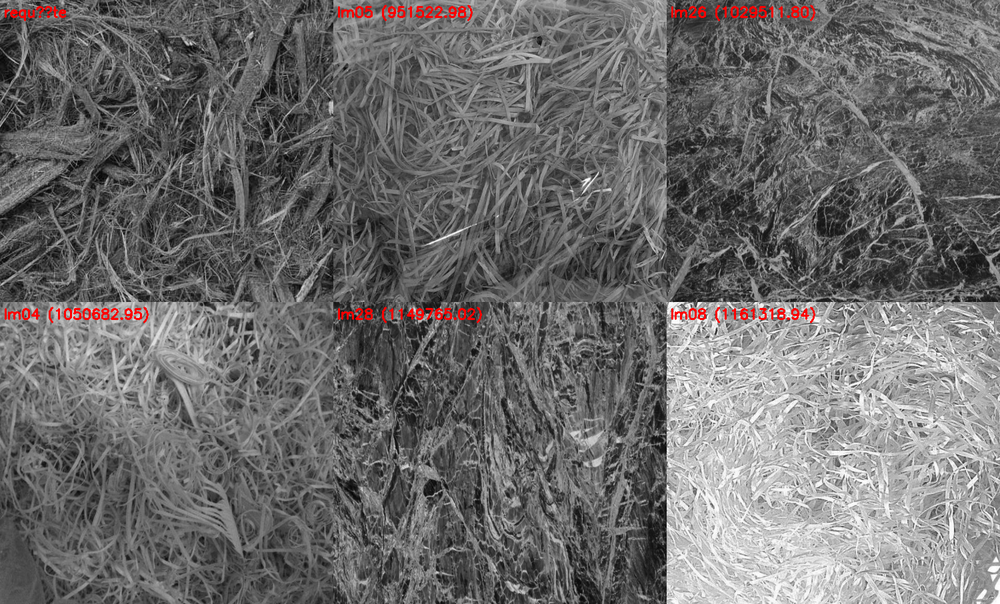
#> input picture test_Im01.png, 1000 x 604 px, shrunk from 1500 x 906 before the run; its folder holds only this picture in this run
$ python -i extract_features_textures.py   (imports and definitions only)   (older library calls are emulated)
#> lines starting #> are read from the running program, lines starting #| are printed output that depends on the picture
#> further down, picture is the input picture: shape (604, 1000, 3); mean B, G, R 108.7, 108.7, 110.2
import cv2
import numpy as np
import json
from pathlib import Path
from skimage.filters import gabor
from tqdm import tqdm

# ----------------- Fonctions Tamura -----------------

# [22 lines left out: functions tamura_contrast, tamura_coarseness, not called in this run]

def tamura_directionality(img):
    gx = cv2.Sobel(img, cv2.CV_32F, 1, 0)
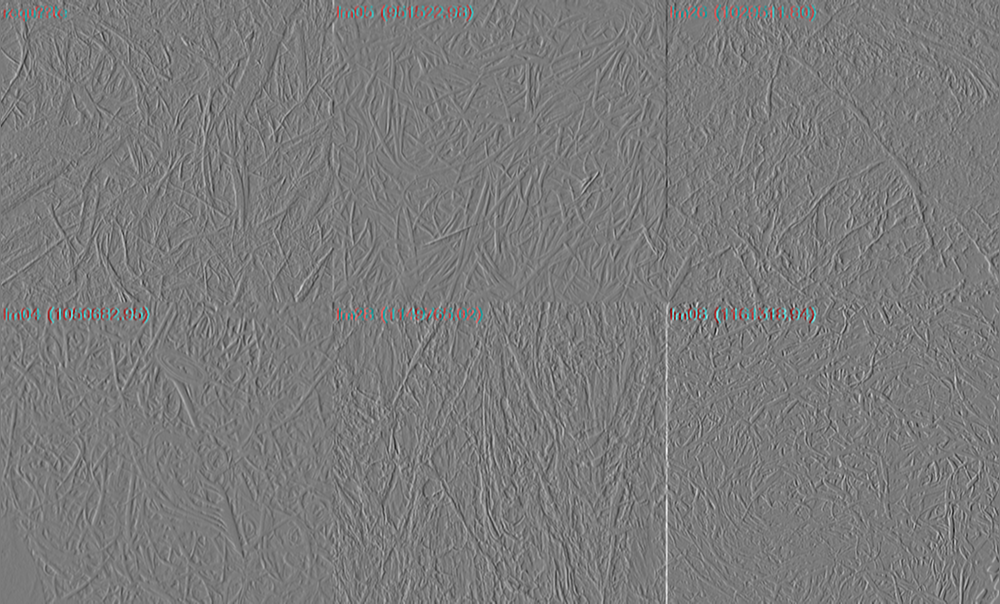
#> gx: shape (604, 1000, 3) float32; mean B, G, R 0.4, 0.4, 0.4; drawn with min black and max white
    gy = cv2.Sobel(img, cv2.CV_32F, 0, 1)
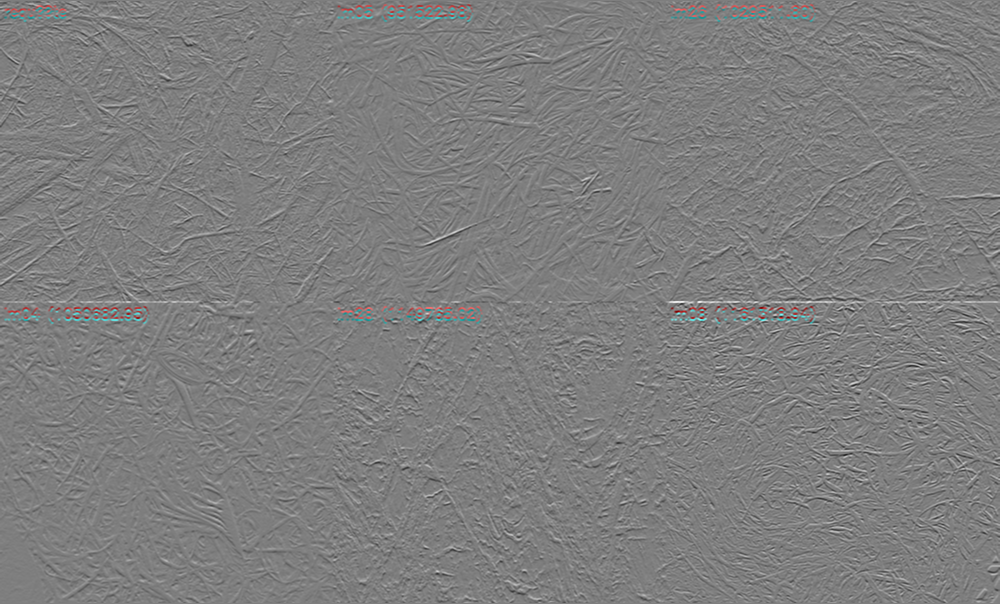
#> gy: shape (604, 1000, 3) float32; mean B, G, R 0.2, 0.2, 0.2; drawn with min black and max white
    angles = np.arctan2(gy, gx).flatten()
    hist, _ = np.histogram(angles, bins=16, range=(-np.pi, np.pi), density=True)
#> hist = [0.183, 0.159, 0.154, 0.143, 0.151, 0.136, 0.159, 0.177, 0.193, 0.169, 0.146, 0.145, 0.149, 0.135, 0.158, 0.188]
    return hist.tolist()

# ----------------- Filtres Gabor -----------------

# [44 lines left out: functions gabor_features, process_folder, not called in this run]

# ----------------- Exécution -----------------

# [2 lines not run here, left out]

>>> import cv2
>>> picture = cv2.imread('test_Im01.png')
>>> result = tamura_directionality(picture)
#> result has the same summary as hist in tamura_directionality

$ run again, on test_Im02.png
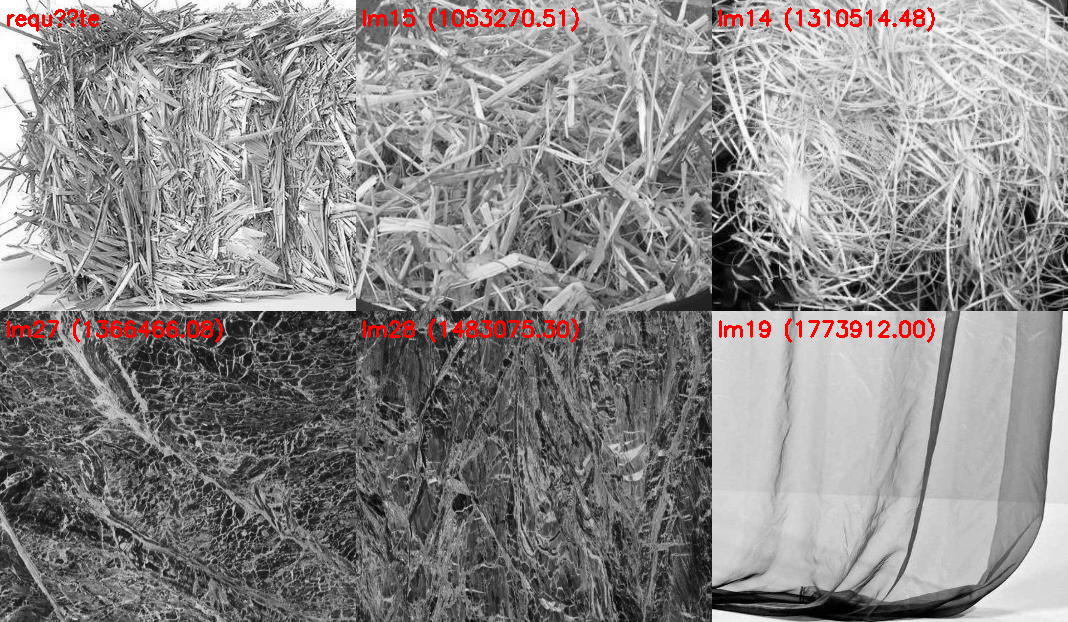
#> input picture test_Im02.png, 1068 x 622 px
#> picture is the input picture: shape (622, 1068, 3); mean B, G, R 137.1, 137.1, 140.2
#> in tamura_directionality, `gx = cv2.Sobel(img, cv2.CV_32F, 1, 0)`:
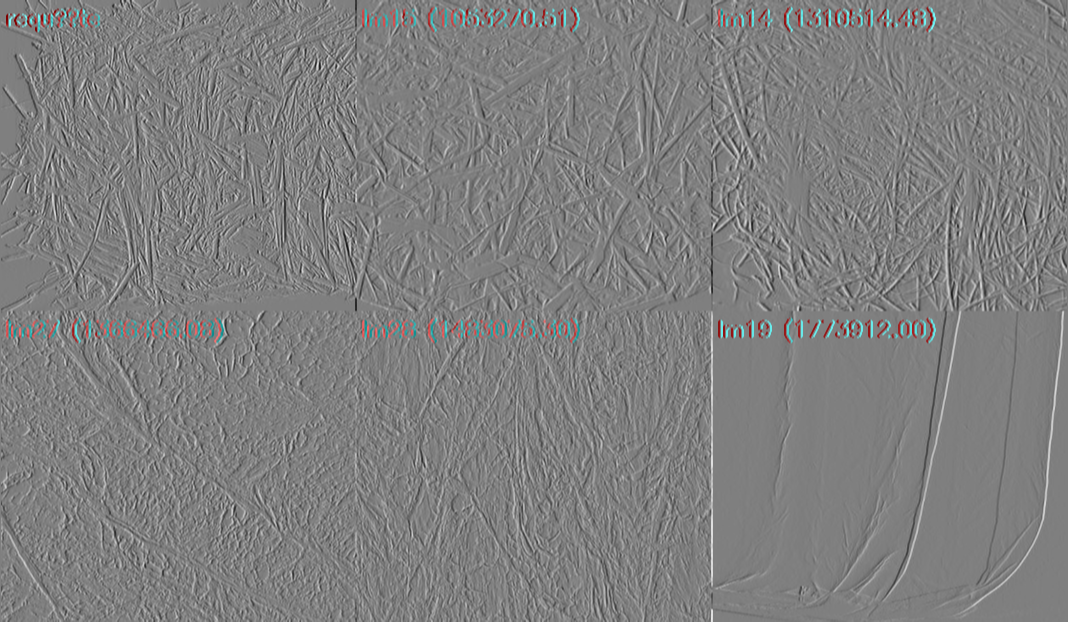
#> gx: shape (622, 1068, 3) float32; mean B, G, R 0.1, 0.1, 0.1; drawn with min black and max white
#> in tamura_directionality, `gy = cv2.Sobel(img, cv2.CV_32F, 0, 1)`:
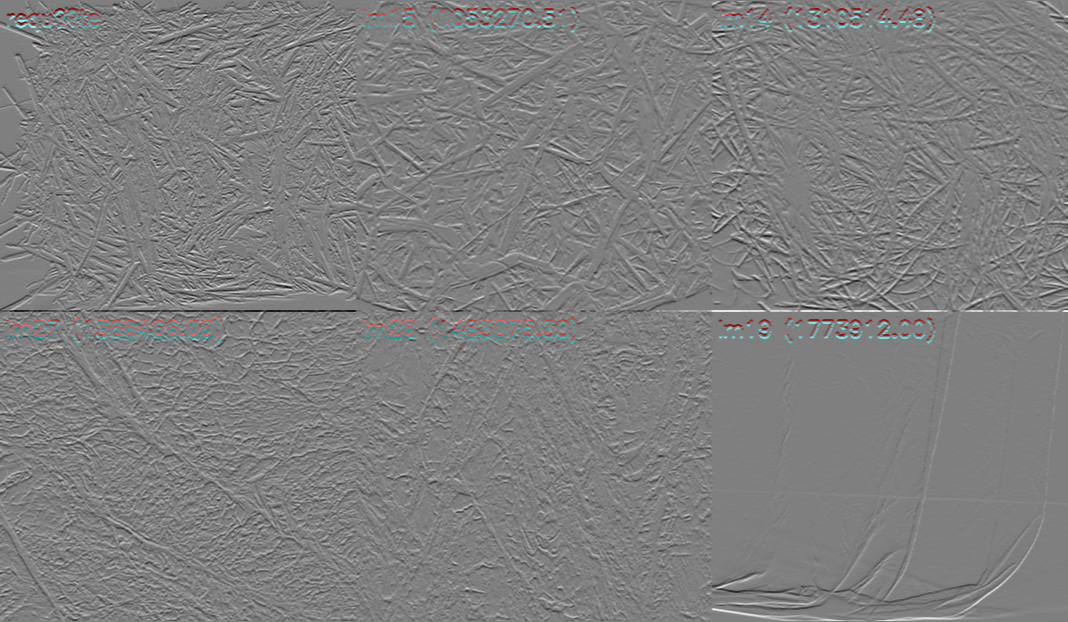
#> gy: shape (622, 1068, 3) float32; mean B, G, R -0.9, -0.9, -0.9; drawn with min black and max white
#> hist = [0.183, 0.145, 0.154, 0.147, 0.163, 0.138, 0.163, 0.174, 0.218, 0.149, 0.124, 0.135, 0.157, 0.135, 0.162, 0.2]
#> result has the same summary as hist in tamura_directionality
